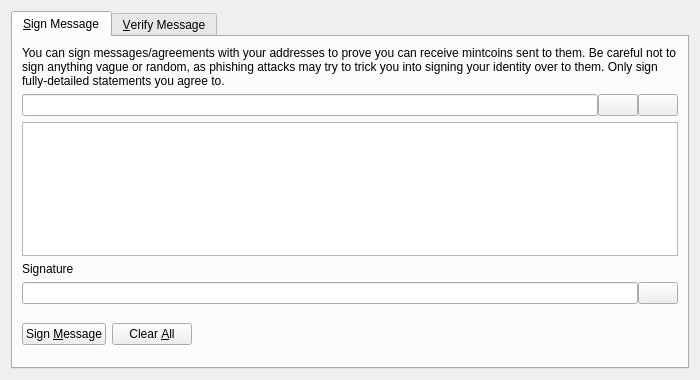
<?xml version="1.0" encoding="UTF-8"?>
<ui version="4.0">
 <class>SignVerifyMessageDialog</class>
 <widget class="QDialog" name="SignVerifyMessageDialog">
  <property name="geometry">
   <rect>
    <x>0</x>
    <y>0</y>
    <width>700</width>
    <height>380</height>
   </rect>
  </property>
  <property name="windowTitle">
   <string>Signatures - Sign / Verify a Message</string>
  </property>
  <property name="modal">
   <bool>true</bool>
  </property>
  <layout class="QVBoxLayout" name="verticalLayout">
   <item>
    <widget class="QTabWidget" name="tabWidget">
     <property name="currentIndex">
      <number>0</number>
     </property>
     <widget class="QWidget" name="tabSignMessage">
      <attribute name="title">
       <string>&amp;Sign Message</string>
      </attribute>
      <layout class="QVBoxLayout" name="verticalLayout_SM">
       <item>
        <widget class="QLabel" name="infoLabel_SM">
         <property name="text">
          <string>You can sign messages/agreements with your addresses to prove you can receive mintcoins sent to them. Be careful not to sign anything vague or random, as phishing attacks may try to trick you into signing your identity over to them. Only sign fully-detailed statements you agree to.</string>
         </property>
         <property name="textFormat">
          <enum>Qt::PlainText</enum>
         </property>
         <property name="wordWrap">
          <bool>true</bool>
         </property>
        </widget>
       </item>
       <item>
        <layout class="QHBoxLayout" name="horizontalLayout_1_SM">
         <property name="spacing">
          <number>0</number>
         </property>
         <item>
          <widget class="QValidatedLineEdit" name="addressIn_SM">
           <property name="toolTip">
            <string>The Mintcoin address to sign the message with</string>
           </property>
          </widget>
         </item>
         <item>
          <widget class="QPushButton" name="addressBookButton_SM">
           <property name="toolTip">
            <string>Choose previously used address</string>
           </property>
           <property name="text">
            <string/>
           </property>
           <property name="icon">
            <iconset resource="../mintcoin.qrc">
             <normaloff>:/icons/address-book</normaloff>:/icons/address-book</iconset>
           </property>
           <property name="shortcut">
            <string>Alt+A</string>
           </property>
           <property name="autoDefault">
            <bool>false</bool>
           </property>
          </widget>
         </item>
         <item>
          <widget class="QPushButton" name="pasteButton_SM">
           <property name="toolTip">
            <string>Paste address from clipboard</string>
           </property>
           <property name="text">
            <string/>
           </property>
           <property name="icon">
            <iconset resource="../mintcoin.qrc">
             <normaloff>:/icons/editpaste</normaloff>:/icons/editpaste</iconset>
           </property>
           <property name="shortcut">
            <string>Alt+P</string>
           </property>
           <property name="autoDefault">
            <bool>false</bool>
           </property>
          </widget>
         </item>
        </layout>
       </item>
       <item>
        <widget class="QPlainTextEdit" name="messageIn_SM">
         <property name="toolTip">
          <string>Enter the message you want to sign here</string>
         </property>
        </widget>
       </item>
       <item>
        <widget class="QLabel" name="signatureLabel_SM">
         <property name="text">
          <string>Signature</string>
         </property>
         <property name="textFormat">
          <enum>Qt::PlainText</enum>
         </property>
        </widget>
       </item>
       <item>
        <layout class="QHBoxLayout" name="horizontalLayout_2_SM">
         <property name="spacing">
          <number>0</number>
         </property>
         <item>
          <widget class="QLineEdit" name="signatureOut_SM">
           <property name="font">
            <font>
             <italic>true</italic>
            </font>
           </property>
           <property name="readOnly">
            <bool>true</bool>
           </property>
          </widget>
         </item>
         <item>
          <widget class="QPushButton" name="copySignatureButton_SM">
           <property name="toolTip">
            <string>Copy the current signature to the system clipboard</string>
           </property>
           <property name="text">
            <string/>
           </property>
           <property name="icon">
            <iconset resource="../mintcoin.qrc">
             <normaloff>:/icons/editcopy</normaloff>:/icons/editcopy</iconset>
           </property>
           <property name="autoDefault">
            <bool>false</bool>
           </property>
          </widget>
         </item>
        </layout>
       </item>
       <item>
        <layout class="QHBoxLayout" name="horizontalLayout_3_SM">
         <item>
          <widget class="QPushButton" name="signMessageButton_SM">
           <property name="toolTip">
            <string>Sign the message to prove you own this Mintcoin address</string>
           </property>
           <property name="text">
            <string>Sign &amp;Message</string>
           </property>
           <property name="icon">
            <iconset resource="../mintcoin.qrc">
             <normaloff>:/icons/edit</normaloff>:/icons/edit</iconset>
           </property>
           <property name="autoDefault">
            <bool>false</bool>
           </property>
          </widget>
         </item>
         <item>
          <widget class="QPushButton" name="clearButton_SM">
           <property name="toolTip">
            <string>Reset all sign message fields</string>
           </property>
           <property name="text">
            <string>Clear &amp;All</string>
           </property>
           <property name="icon">
            <iconset resource="../mintcoin.qrc">
             <normaloff>:/icons/remove</normaloff>:/icons/remove</iconset>
           </property>
           <property name="autoDefault">
            <bool>false</bool>
           </property>
          </widget>
         </item>
         <item>
          <spacer name="horizontalSpacer_1_SM">
           <property name="orientation">
            <enum>Qt::Horizontal</enum>
           </property>
           <property name="sizeHint" stdset="0">
            <size>
             <width>40</width>
             <height>48</height>
            </size>
           </property>
          </spacer>
         </item>
         <item>
          <widget class="QLabel" name="statusLabel_SM">
           <property name="font">
            <font>
             <weight>75</weight>
             <bold>true</bold>
            </font>
           </property>
           <property name="text">
            <string/>
           </property>
           <property name="wordWrap">
            <bool>true</bool>
           </property>
          </widget>
         </item>
         <item>
          <spacer name="horizontalSpacer_2_SM">
           <property name="orientation">
            <enum>Qt::Horizontal</enum>
           </property>
           <property name="sizeHint" stdset="0">
            <size>
             <width>40</width>
             <height>48</height>
            </size>
           </property>
          </spacer>
         </item>
        </layout>
       </item>
      </layout>
     </widget>
     <widget class="QWidget" name="tabVerifyMessage">
      <attribute name="title">
       <string>&amp;Verify Message</string>
      </attribute>
      <layout class="QVBoxLayout" name="verticalLayout_VM">
       <item>
        <widget class="QLabel" name="infoLabel_VM">
         <property name="text">
          <string>Enter the receiver's address, message (ensure you copy line breaks, spaces, tabs, etc. exactly) and signature below to verify the message. Be careful not to read more into the signature than what is in the signed message itself, to avoid being tricked by a man-in-the-middle attack. Note that this only proves the signing party receives with the address, it cannot prove sendership of any transaction!</string>
         </property>
         <property name="textFormat">
          <enum>Qt::PlainText</enum>
         </property>
         <property name="alignment">
          <set>Qt::AlignLeading|Qt::AlignLeft|Qt::AlignTop</set>
         </property>
         <property name="wordWrap">
          <bool>true</bool>
         </property>
        </widget>
       </item>
       <item>
        <layout class="QHBoxLayout" name="horizontalLayout_1_VM">
         <property name="spacing">
          <number>0</number>
         </property>
         <item>
          <widget class="QValidatedLineEdit" name="addressIn_VM">
           <property name="toolTip">
            <string>The Mintcoin address the message was signed with</string>
           </property>
          </widget>
         </item>
         <item>
          <widget class="QPushButton" name="addressBookButton_VM">
           <property name="toolTip">
            <string>Choose previously used address</string>
           </property>
           <property name="text">
            <string/>
           </property>
           <property name="icon">
            <iconset resource="../mintcoin.qrc">
             <normaloff>:/icons/address-book</normaloff>:/icons/address-book</iconset>
           </property>
           <property name="shortcut">
            <string>Alt+A</string>
           </property>
           <property name="autoDefault">
            <bool>false</bool>
           </property>
          </widget>
         </item>
        </layout>
       </item>
       <item>
        <widget class="QPlainTextEdit" name="messageIn_VM"/>
       </item>
       <item>
        <widget class="QValidatedLineEdit" name="signatureIn_VM"/>
       </item>
       <item>
        <layout class="QHBoxLayout" name="horizontalLayout_2_VM">
         <item>
          <widget class="QPushButton" name="verifyMessageButton_VM">
           <property name="toolTip">
            <string>Verify the message to ensure it was signed with the specified Mintcoin address</string>
           </property>
           <property name="text">
            <string>Verify &amp;Message</string>
           </property>
           <property name="icon">
            <iconset resource="../mintcoin.qrc">
             <normaloff>:/icons/transaction_0</normaloff>:/icons/transaction_0</iconset>
           </property>
           <property name="autoDefault">
            <bool>false</bool>
           </property>
          </widget>
         </item>
         <item>
          <widget class="QPushButton" name="clearButton_VM">
           <property name="toolTip">
            <string>Reset all verify message fields</string>
           </property>
           <property name="text">
            <string>Clear &amp;All</string>
           </property>
           <property name="icon">
            <iconset resource="../mintcoin.qrc">
             <normaloff>:/icons/remove</normaloff>:/icons/remove</iconset>
           </property>
           <property name="autoDefault">
            <bool>false</bool>
           </property>
          </widget>
         </item>
         <item>
          <spacer name="horizontalSpacer_1_VM">
           <property name="orientation">
            <enum>Qt::Horizontal</enum>
           </property>
           <property name="sizeHint" stdset="0">
            <size>
             <width>40</width>
             <height>48</height>
            </size>
           </property>
          </spacer>
         </item>
         <item>
          <widget class="QLabel" name="statusLabel_VM">
           <property name="font">
            <font>
             <weight>75</weight>
             <bold>true</bold>
            </font>
           </property>
           <property name="text">
            <string/>
           </property>
           <property name="wordWrap">
            <bool>true</bool>
           </property>
          </widget>
         </item>
         <item>
          <spacer name="horizontalSpacer_2_VM">
           <property name="orientation">
            <enum>Qt::Horizontal</enum>
           </property>
           <property name="sizeHint" stdset="0">
            <size>
             <width>40</width>
             <height>48</height>
            </size>
           </property>
          </spacer>
         </item>
        </layout>
       </item>
      </layout>
     </widget>
    </widget>
   </item>
  </layout>
 </widget>
 <customwidgets>
  <customwidget>
   <class>QValidatedLineEdit</class>
   <extends>QLineEdit</extends>
   <header>qt/qvalidatedlineedit.h</header>
  </customwidget>
 </customwidgets>
 <resources>
  <include location="../mintcoin.qrc"/>
 </resources>
 <connections/>
</ui>
